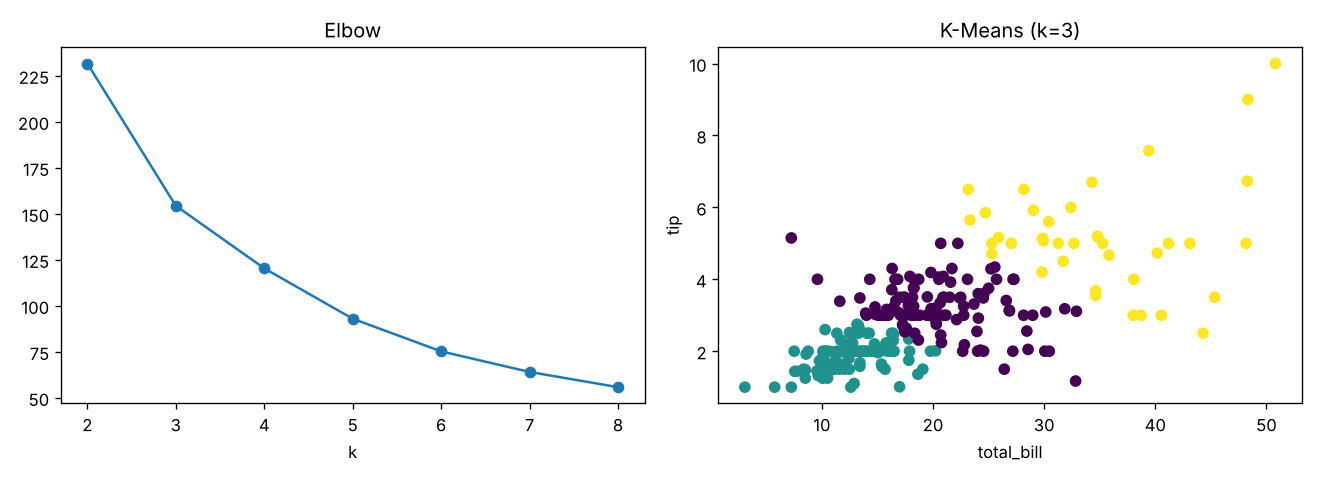

Python code for this plot:
# Week 3: K-Means on Tips dataset
import pandas as pd
import matplotlib
matplotlib.use("Agg")
import matplotlib.pyplot as plt
from sklearn.cluster import KMeans
from sklearn.preprocessing import StandardScaler
from sklearn.metrics import silhouette_score

df = pd.read_csv("tips.csv")
X = StandardScaler().fit_transform(df[["total_bill", "tip"]])

# elbow + silhouette to choose k
inertia, sil = [], []
for k in range(2, 9):
    km = KMeans(n_clusters=k, n_init=10, random_state=42).fit(X)
    inertia.append(km.inertia_)
    sil.append(silhouette_score(X, km.labels_))
    print(f"k={k}: inertia={km.inertia_:.2f}, silhouette={sil[-1]:.3f}")

km = KMeans(n_clusters=3, n_init=10, random_state=42).fit(X)
df["cluster"] = km.labels_
print("\nCluster sizes:\n", df["cluster"].value_counts().sort_index())
print("\nCluster means:\n", df.groupby("cluster")[["total_bill", "tip"]].mean().round(2))

fig, ax = plt.subplots(1, 2, figsize=(11, 4))
ax[0].plot(range(2, 9), inertia, "o-"); ax[0].set_title("Elbow"); ax[0].set_xlabel("k")
ax[1].scatter(df.total_bill, df.tip, c=df.cluster, cmap="viridis")
ax[1].set_title("K-Means (k=3)"); ax[1].set_xlabel("total_bill"); ax[1].set_ylabel("tip")
plt.tight_layout(); plt.savefig("kmeans_tips.png", dpi=120)
